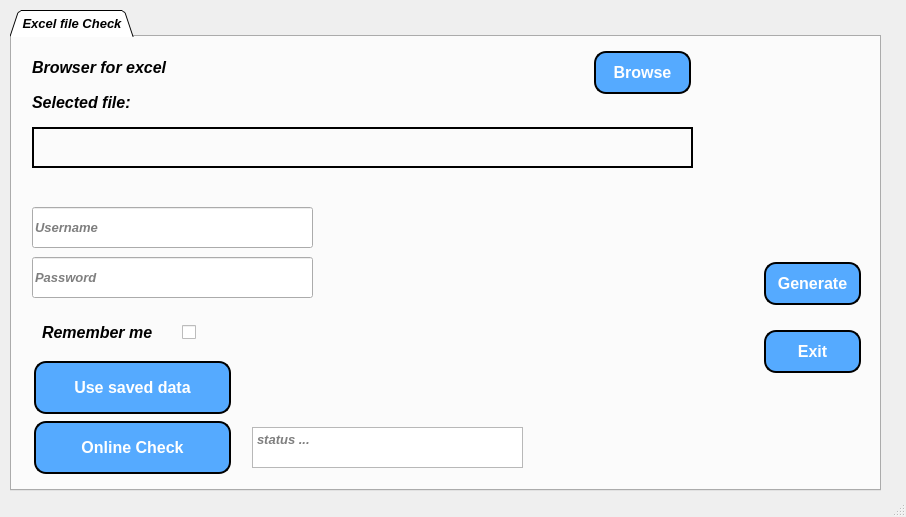
<?xml version="1.0" encoding="UTF-8"?>
<ui version="4.0">
 <class>MainWindow</class>
 <widget class="QMainWindow" name="MainWindow">
  <property name="windowModality">
   <enum>Qt::WindowModal</enum>
  </property>
  <property name="enabled">
   <bool>true</bool>
  </property>
  <property name="geometry">
   <rect>
    <x>0</x>
    <y>0</y>
    <width>906</width>
    <height>517</height>
   </rect>
  </property>
  <property name="sizePolicy">
   <sizepolicy hsizetype="Fixed" vsizetype="Fixed">
    <horstretch>0</horstretch>
    <verstretch>0</verstretch>
   </sizepolicy>
  </property>
  <property name="font">
   <font>
    <pointsize>10</pointsize>
   </font>
  </property>
  <property name="cursor">
   <cursorShape>ArrowCursor</cursorShape>
  </property>
  <property name="windowTitle">
   <string>TT</string>
  </property>
  <property name="autoFillBackground">
   <bool>false</bool>
  </property>
  <property name="tabShape">
   <enum>QTabWidget::Triangular</enum>
  </property>
  <widget class="QWidget" name="centralwidget">
   <widget class="QTabWidget" name="tabWidget">
    <property name="geometry">
     <rect>
      <x>10</x>
      <y>10</y>
      <width>871</width>
      <height>481</height>
     </rect>
    </property>
    <property name="font">
     <font>
      <pointsize>10</pointsize>
      <italic>true</italic>
      <bold>true</bold>
     </font>
    </property>
    <property name="tabShape">
     <enum>QTabWidget::Triangular</enum>
    </property>
    <property name="currentIndex">
     <number>0</number>
    </property>
    <property name="iconSize">
     <size>
      <width>21</width>
      <height>21</height>
     </size>
    </property>
    <property name="elideMode">
     <enum>Qt::ElideNone</enum>
    </property>
    <widget class="QWidget" name="tab_2">
     <attribute name="title">
      <string>Excel file Check</string>
     </attribute>
     <widget class="QLabel" name="label_6">
      <property name="geometry">
       <rect>
        <x>20</x>
        <y>10</y>
        <width>401</width>
        <height>41</height>
       </rect>
      </property>
      <property name="font">
       <font>
        <family>Segoe UI</family>
        <pointsize>12</pointsize>
        <italic>true</italic>
        <bold>true</bold>
       </font>
      </property>
      <property name="text">
       <string>Browser for excel</string>
      </property>
     </widget>
     <widget class="QPushButton" name="Browse_BTN">
      <property name="geometry">
       <rect>
        <x>580</x>
        <y>10</y>
        <width>101</width>
        <height>51</height>
       </rect>
      </property>
      <property name="font">
       <font>
        <pointsize>-1</pointsize>
        <bold>true</bold>
        <underline>false</underline>
        <strikeout>false</strikeout>
       </font>
      </property>
      <property name="styleSheet">
       <string notr="true">QPushButton::pressed
{background-color : rgb(54, 108, 162);
} 

 QPushButton{
background-color: rgb(85, 170, 255);
border: 2px solid black;
color: white;padding: 10px;
text-align: center;
text-decoration: none;
display: inline-block;
font-size: 16px;
margin: 4px 2px;
cursor: pointer;
border-radius: 12px;
}

</string>
      </property>
      <property name="text">
       <string>Browse</string>
      </property>
     </widget>
     <widget class="QLabel" name="textEdit_2">
      <property name="geometry">
       <rect>
        <x>20</x>
        <y>90</y>
        <width>661</width>
        <height>41</height>
       </rect>
      </property>
      <property name="font">
       <font>
        <pointsize>9</pointsize>
        <italic>true</italic>
        <bold>true</bold>
       </font>
      </property>
      <property name="frameShape">
       <enum>QFrame::WinPanel</enum>
      </property>
      <property name="text">
       <string/>
      </property>
     </widget>
     <widget class="QLabel" name="label_7">
      <property name="geometry">
       <rect>
        <x>20</x>
        <y>50</y>
        <width>131</width>
        <height>31</height>
       </rect>
      </property>
      <property name="font">
       <font>
        <pointsize>12</pointsize>
        <italic>true</italic>
        <bold>true</bold>
       </font>
      </property>
      <property name="text">
       <string>Selected file:</string>
      </property>
     </widget>
     <widget class="QLabel" name="label_8">
      <property name="geometry">
       <rect>
        <x>700</x>
        <y>20</y>
        <width>151</width>
        <height>161</height>
       </rect>
      </property>
      <property name="styleSheet">
       <string notr="true">
background-image: url(:/aa/img.png);</string>
      </property>
      <property name="text">
       <string/>
      </property>
     </widget>
     <widget class="QPushButton" name="online_check_BTN">
      <property name="geometry">
       <rect>
        <x>20</x>
        <y>380</y>
        <width>201</width>
        <height>61</height>
       </rect>
      </property>
      <property name="font">
       <font>
        <pointsize>-1</pointsize>
        <bold>true</bold>
        <underline>false</underline>
        <strikeout>false</strikeout>
       </font>
      </property>
      <property name="styleSheet">
       <string notr="true">QPushButton::pressed
{background-color : rgb(54, 108, 162);
} 

 QPushButton{
background-color: rgb(85, 170, 255);
border: 2px solid black;
color: white;padding: 10px;
text-align: center;
text-decoration: none;
display: inline-block;
font-size: 16px;
margin: 4px 2px;
cursor: pointer;
border-radius: 12px;
}

</string>
      </property>
      <property name="text">
       <string>Online Check</string>
      </property>
     </widget>
     <widget class="QWidget" name="gridLayoutWidget_2">
      <property name="geometry">
       <rect>
        <x>750</x>
        <y>210</y>
        <width>101</width>
        <height>141</height>
       </rect>
      </property>
      <layout class="QGridLayout" name="gridLayout_2">
       <item row="2" column="0">
        <widget class="QPushButton" name="Exit_BTN">
         <property name="font">
          <font>
           <pointsize>-1</pointsize>
           <bold>true</bold>
           <underline>false</underline>
           <strikeout>false</strikeout>
          </font>
         </property>
         <property name="styleSheet">
          <string notr="true">QPushButton::pressed
{background-color : rgb(54, 108, 162);
} 

 QPushButton{
background-color: rgb(85, 170, 255);
border: 2px solid black;
color: white;padding: 10px;
text-align: center;
text-decoration: none;
display: inline-block;
font-size: 16px;
margin: 4px 2px;
cursor: pointer;
border-radius: 12px;
}

</string>
         </property>
         <property name="text">
          <string>Exit</string>
         </property>
        </widget>
       </item>
       <item row="1" column="0">
        <widget class="QPushButton" name="Generate_BTN">
         <property name="font">
          <font>
           <pointsize>-1</pointsize>
           <bold>true</bold>
           <underline>false</underline>
           <strikeout>false</strikeout>
          </font>
         </property>
         <property name="styleSheet">
          <string notr="true">QPushButton::pressed
{background-color : rgb(54, 108, 162);
} 

 QPushButton{
background-color: rgb(85, 170, 255);
border: 2px solid black;
color: white;padding: 10px;
text-align: center;
text-decoration: none;
display: inline-block;
font-size: 16px;
margin: 4px 2px;
cursor: pointer;
border-radius: 12px;
}

</string>
         </property>
         <property name="text">
          <string>Generate</string>
         </property>
        </widget>
       </item>
      </layout>
     </widget>
     <widget class="QTextBrowser" name="textBrowser">
      <property name="geometry">
       <rect>
        <x>240</x>
        <y>390</y>
        <width>271</width>
        <height>41</height>
       </rect>
      </property>
      <property name="placeholderText">
       <string>status ...</string>
      </property>
     </widget>
     <widget class="QLineEdit" name="lineEdit">
      <property name="geometry">
       <rect>
        <x>20</x>
        <y>220</y>
        <width>281</width>
        <height>41</height>
       </rect>
      </property>
      <property name="echoMode">
       <enum>QLineEdit::Password</enum>
      </property>
      <property name="placeholderText">
       <string>Password</string>
      </property>
     </widget>
     <widget class="QLineEdit" name="lineEdit_2">
      <property name="geometry">
       <rect>
        <x>20</x>
        <y>170</y>
        <width>281</width>
        <height>41</height>
       </rect>
      </property>
      <property name="echoMode">
       <enum>QLineEdit::Normal</enum>
      </property>
      <property name="placeholderText">
       <string>Username</string>
      </property>
     </widget>
     <widget class="QCheckBox" name="checkBox">
      <property name="geometry">
       <rect>
        <x>170</x>
        <y>280</y>
        <width>21</width>
        <height>31</height>
       </rect>
      </property>
      <property name="cursor">
       <cursorShape>PointingHandCursor</cursorShape>
      </property>
      <property name="text">
       <string/>
      </property>
      <property name="icon">
       <iconset>
        <normaloff>:/aa/check.svg</normaloff>:/aa/check.svg</iconset>
      </property>
     </widget>
     <widget class="QLabel" name="label_5">
      <property name="geometry">
       <rect>
        <x>30</x>
        <y>280</y>
        <width>141</width>
        <height>31</height>
       </rect>
      </property>
      <property name="font">
       <font>
        <family>Segoe UI</family>
        <pointsize>12</pointsize>
        <italic>true</italic>
        <bold>true</bold>
       </font>
      </property>
      <property name="text">
       <string>Remember me</string>
      </property>
     </widget>
     <widget class="QPushButton" name="lunch_saved_data_BTN">
      <property name="geometry">
       <rect>
        <x>20</x>
        <y>320</y>
        <width>201</width>
        <height>61</height>
       </rect>
      </property>
      <property name="font">
       <font>
        <pointsize>-1</pointsize>
        <bold>true</bold>
        <underline>false</underline>
        <strikeout>false</strikeout>
       </font>
      </property>
      <property name="cursor">
       <cursorShape>PointingHandCursor</cursorShape>
      </property>
      <property name="styleSheet">
       <string notr="true">QPushButton::pressed
{background-color : rgb(54, 108, 162);
} 

 QPushButton{
background-color: rgb(85, 170, 255);
border: 2px solid black;
color: white;padding: 10px;
text-align: center;
text-decoration: none;
display: inline-block;
font-size: 16px;
margin: 4px 2px;
cursor: pointer;
border-radius: 12px;
}

</string>
      </property>
      <property name="text">
       <string>Use saved data</string>
      </property>
     </widget>
    </widget>
   </widget>
  </widget>
  <widget class="QStatusBar" name="statusbar"/>
 </widget>
 <resources>
  <include location="a.qrc"/>
 </resources>
 <connections/>
</ui>
